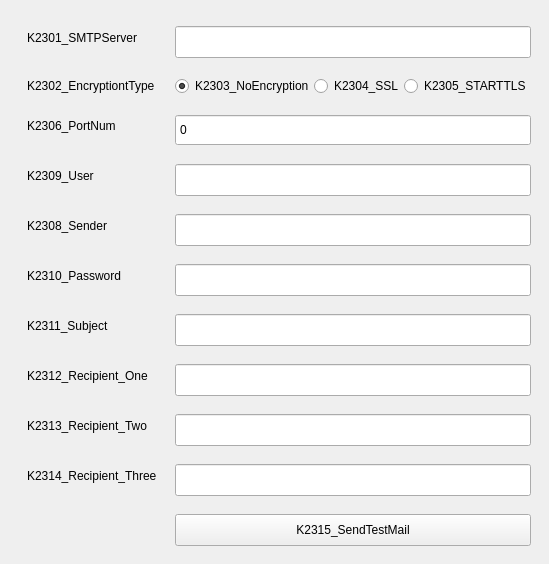
       <widget class="QWidget" name="EmailOption">
        <property name="sizePolicy">
         <sizepolicy hsizetype="Expanding" vsizetype="Expanding">
          <horstretch>0</horstretch>
          <verstretch>0</verstretch>
         </sizepolicy>
        </property>
        <layout class="QFormLayout" name="formLayout">
         <property name="horizontalSpacing">
          <number>18</number>
         </property>
         <property name="verticalSpacing">
          <number>18</number>
         </property>
         <property name="leftMargin">
          <number>27</number>
         </property>
         <property name="topMargin">
          <number>26</number>
         </property>
         <property name="rightMargin">
          <number>18</number>
         </property>
         <property name="bottomMargin">
          <number>18</number>
         </property>
         <item row="0" column="0">
          <widget class="QLabel" name="lSMTP">
           <property name="text">
            <string>K2301_SMTPServer</string>
           </property>
          </widget>
         </item>
         <item row="0" column="1">
          <widget class="QLineEdit" name="smtpAddr">
           <property name="minimumSize">
            <size>
             <width>0</width>
             <height>32</height>
            </size>
           </property>
           <property name="maximumSize">
            <size>
             <width>400</width>
             <height>16777215</height>
            </size>
           </property>
          </widget>
         </item>
         <item row="1" column="0">
          <widget class="QLabel" name="lEncryptionType">
           <property name="text">
            <string>K2302_EncryptiontType</string>
           </property>
          </widget>
         </item>
         <item row="1" column="1">
          <layout class="QHBoxLayout" name="horizontalLayout_2">
           <property name="spacing">
            <number>0</number>
           </property>
           <property name="sizeConstraint">
            <enum>QLayout::SetDefaultConstraint</enum>
           </property>
           <item>
            <widget class="QRadioButton" name="noEncrypt">
             <property name="sizePolicy">
              <sizepolicy hsizetype="Maximum" vsizetype="Fixed">
               <horstretch>0</horstretch>
               <verstretch>0</verstretch>
              </sizepolicy>
             </property>
             <property name="maximumSize">
              <size>
               <width>150</width>
               <height>16777215</height>
              </size>
             </property>
             <property name="text">
              <string>K2303_NoEncryption</string>
             </property>
             <property name="checked">
              <bool>true</bool>
             </property>
            </widget>
           </item>
           <item>
            <widget class="QRadioButton" name="ssl">
             <property name="sizePolicy">
              <sizepolicy hsizetype="Maximum" vsizetype="Fixed">
               <horstretch>0</horstretch>
               <verstretch>0</verstretch>
              </sizepolicy>
             </property>
             <property name="maximumSize">
              <size>
               <width>150</width>
               <height>16777215</height>
              </size>
             </property>
             <property name="text">
              <string>K2304_SSL</string>
             </property>
            </widget>
           </item>
           <item>
            <widget class="QRadioButton" name="smartTLS">
             <property name="sizePolicy">
              <sizepolicy hsizetype="Maximum" vsizetype="Fixed">
               <horstretch>0</horstretch>
               <verstretch>0</verstretch>
              </sizepolicy>
             </property>
             <property name="maximumSize">
              <size>
               <width>150</width>
               <height>16777215</height>
              </size>
             </property>
             <property name="text">
              <string>K2305_STARTTLS</string>
             </property>
            </widget>
           </item>
          </layout>
         </item>
         <item row="2" column="0">
          <widget class="QLabel" name="lPort">
           <property name="text">
            <string>K2306_PortNum</string>
           </property>
          </widget>
         </item>
         <item row="2" column="1">
          <widget class="QSpinBox" name="port">
           <property name="sizePolicy">
            <sizepolicy hsizetype="Expanding" vsizetype="Expanding">
             <horstretch>0</horstretch>
             <verstretch>0</verstretch>
            </sizepolicy>
           </property>
           <property name="minimumSize">
            <size>
             <width>0</width>
             <height>32</height>
            </size>
           </property>
           <property name="maximumSize">
            <size>
             <width>400</width>
             <height>16777215</height>
            </size>
           </property>
           <property name="buttonSymbols">
            <enum>QAbstractSpinBox::NoButtons</enum>
           </property>
           <property name="maximum">
            <number>65535</number>
           </property>
          </widget>
         </item>
         <item row="3" column="0">
          <widget class="QLabel" name="lUserName">
           <property name="text">
            <string>K2309_User</string>
           </property>
          </widget>
         </item>
         <item row="3" column="1">
          <widget class="QLineEdit" name="user">
           <property name="minimumSize">
            <size>
             <width>0</width>
             <height>32</height>
            </size>
           </property>
           <property name="maximumSize">
            <size>
             <width>400</width>
             <height>16777215</height>
            </size>
           </property>
          </widget>
         </item>
         <item row="4" column="0">
          <widget class="QLabel" name="lSenderMessage">
           <property name="text">
            <string>K2308_Sender</string>
           </property>
          </widget>
         </item>
         <item row="4" column="1">
          <widget class="QLineEdit" name="sender">
           <property name="minimumSize">
            <size>
             <width>0</width>
             <height>32</height>
            </size>
           </property>
           <property name="maximumSize">
            <size>
             <width>400</width>
             <height>16777215</height>
            </size>
           </property>
          </widget>
         </item>
         <item row="5" column="0">
          <widget class="QLabel" name="lPassword">
           <property name="text">
            <string>K2310_Password</string>
           </property>
          </widget>
         </item>
         <item row="5" column="1">
          <widget class="QLineEdit" name="password">
           <property name="minimumSize">
            <size>
             <width>0</width>
             <height>32</height>
            </size>
           </property>
           <property name="maximumSize">
            <size>
             <width>400</width>
             <height>16777215</height>
            </size>
           </property>
          </widget>
         </item>
         <item row="6" column="0">
          <widget class="QLabel" name="lTheme">
           <property name="text">
            <string>K2311_Subject</string>
           </property>
          </widget>
         </item>
         <item row="6" column="1">
          <widget class="QLineEdit" name="subject">
           <property name="minimumSize">
            <size>
             <width>0</width>
             <height>32</height>
            </size>
           </property>
           <property name="maximumSize">
            <size>
             <width>400</width>
             <height>16777215</height>
            </size>
           </property>
          </widget>
         </item>
         <item row="7" column="0">
          <widget class="QLabel" name="lSender1">
           <property name="text">
            <string>K2312_Recipient_One</string>
           </property>
          </widget>
         </item>
         <item row="7" column="1">
          <widget class="QLineEdit" name="receiver1">
           <property name="minimumSize">
            <size>
             <width>0</width>
             <height>32</height>
            </size>
           </property>
           <property name="maximumSize">
            <size>
             <width>400</width>
             <height>16777215</height>
            </size>
           </property>
          </widget>
         </item>
         <item row="8" column="0">
          <widget class="QLabel" name="leSender2_2">
           <property name="text">
            <string>K2313_Recipient_Two</string>
           </property>
          </widget>
         </item>
         <item row="8" column="1">
          <widget class="QLineEdit" name="receiver2">
           <property name="sizePolicy">
            <sizepolicy hsizetype="Expanding" vsizetype="Fixed">
             <horstretch>0</horstretch>
             <verstretch>0</verstretch>
            </sizepolicy>
           </property>
           <property name="minimumSize">
            <size>
             <width>0</width>
             <height>32</height>
            </size>
           </property>
           <property name="maximumSize">
            <size>
             <width>400</width>
             <height>16777215</height>
            </size>
           </property>
          </widget>
         </item>
         <item row="9" column="0">
          <widget class="QLabel" name="leSender3_2">
           <property name="text">
            <string>K2314_Recipient_Three</string>
           </property>
          </widget>
         </item>
         <item row="9" column="1">
          <widget class="QLineEdit" name="receiver3">
           <property name="minimumSize">
            <size>
             <width>0</width>
             <height>32</height>
            </size>
           </property>
           <property name="maximumSize">
            <size>
             <width>400</width>
             <height>16777215</height>
            </size>
           </property>
          </widget>
         </item>
         <item row="10" column="1">
          <widget class="QPushButton" name="btnSendTestEmail">
           <property name="minimumSize">
            <size>
             <width>0</width>
             <height>32</height>
            </size>
           </property>
           <property name="maximumSize">
            <size>
             <width>400</width>
             <height>16777215</height>
            </size>
           </property>
           <property name="text">
            <string>K2315_SendTestMail</string>
           </property>
          </widget>
         </item>
        </layout>
       </widget>
